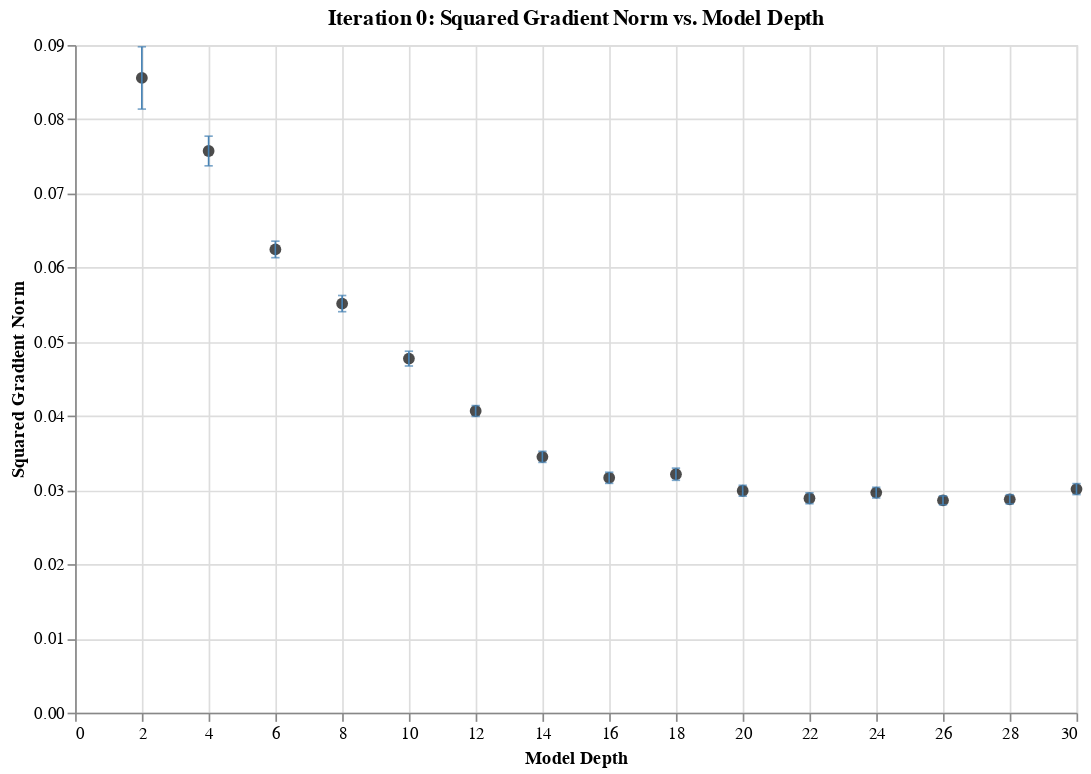
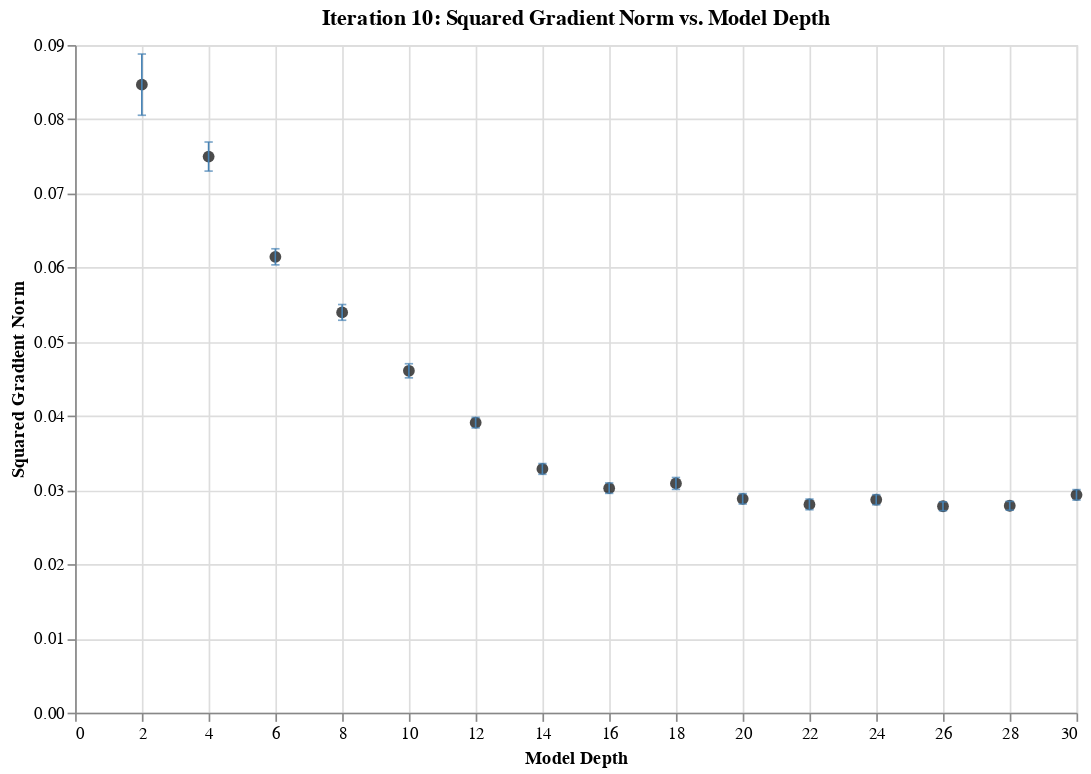
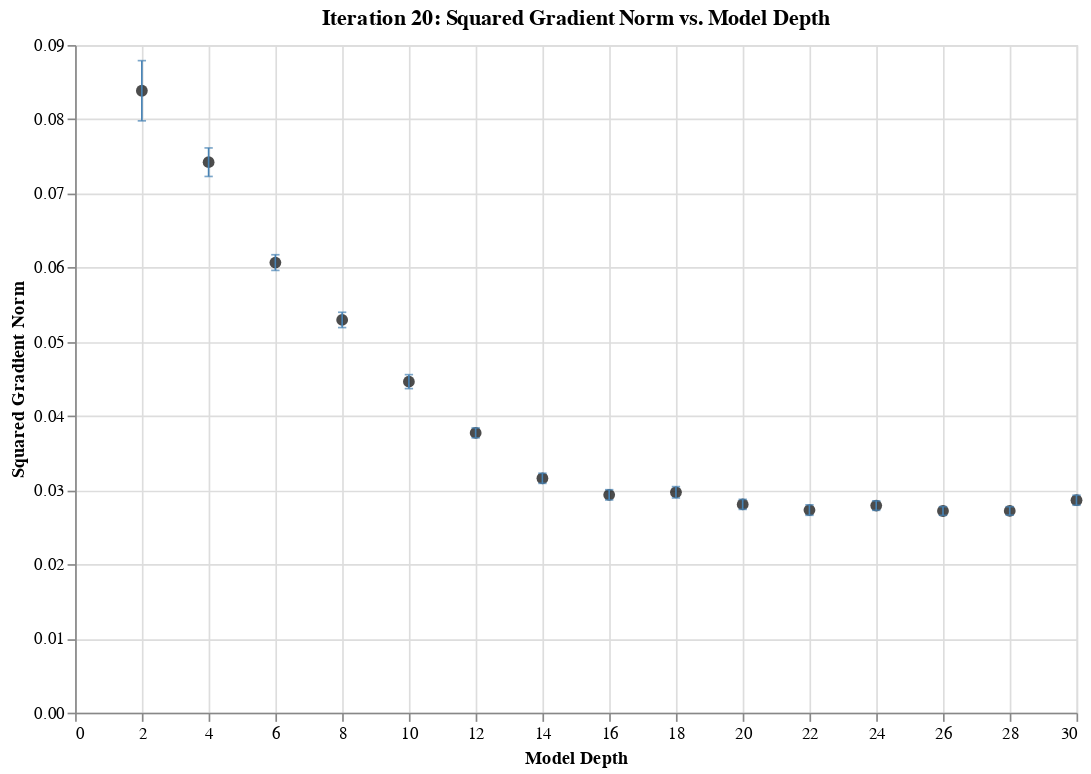
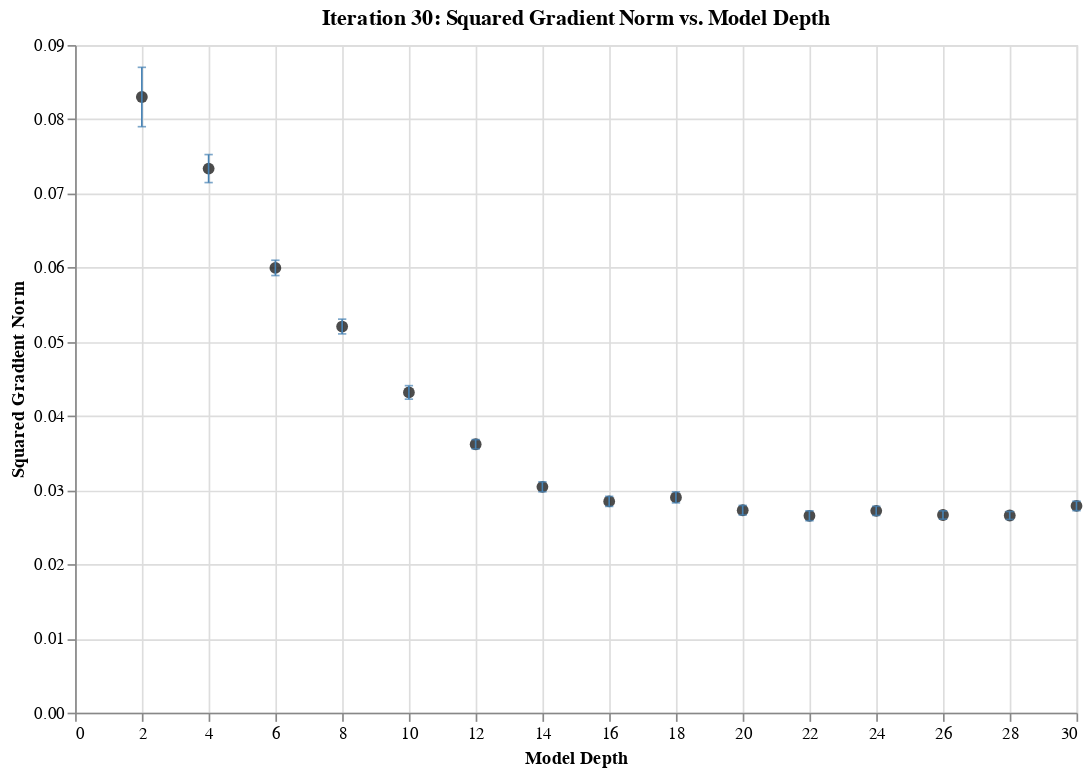

The notebook cell saved with these charts, in order:
### Code cell
plot(iterations_to_plot=range(0, 100, 10),
     metric_to_plot='grad_norm_squared',
     metric_label='Squared Gradient Norm')

### Figure 1 — Vega-Lite specification as saved in the notebook (floating-point values rounded to 4 significant figures)
{"config": {"view": {"continuousWidth": 300, "continuousHeight": 300}}, "layer": [{"mark": {"type": "point", "color": "black", "filled": true, "size": 50}, "encoding": {"x": {"field": "depth", "title": "Model Depth", "type": "quantitative"}, "y": {"field": "grad_norm_squared", "type": "quantitative"}}, "title": "Iteration 0: Squared Gradient Norm vs. Model Depth"}, {"mark": {"type": "errorbar", "ticks": true}, "encoding": {"color": {"value": "#4682b4"}, "x": {"field": "depth", "type": "quantitative"}, "y": {"field": "min", "title": "Squared Gradient Norm", "type": "quantitative"}, "y2": {"field": "max"}}, "title": "Iteration 0: Squared Gradient Norm vs. Model Depth"}], "data": {"name": "data-9b976e44c38a4400bbdc4f029c7d661e"}, "height": 400, "width": 600, "$schema": "https://vega.github.io/schema/vega-lite/v5.15.1.json", "datasets": {"data-9b976e44c38a4400bbdc4f029c7d661e": [{"depth": 2, "grad_norm_squared": 0.08557, "min": 0.08137, "max": 0.08977}, {"depth": 4, "grad_norm_squared": 0.07572, "min": 0.07372, "max": 0.07772}, {"depth": 6, "grad_norm_squared": 0.06245, "min": 0.06134, "max": 0.06356}, {"depth": 8, "grad_norm_squared": 0.05515, "min": 0.05405, "max": 0.05624}, {"depth": 10, "grad_norm_squared": 0.04773, "min": 0.04674, "max": 0.04873}, {"depth": 12, "grad_norm_squared": 0.04067, "min": 0.03994, "max": 0.04139}, {"depth": 14, "grad_norm_squared": 0.03449, "min": 0.03374, "max": 0.03523}, {"depth": 16, "grad_norm_squared": 0.03166, "min": 0.03091, "max": 0.03241}, {"depth": 18, "grad_norm_squared": 0.03215, "min": 0.03133, "max": 0.03296}, {"depth": 20, "grad_norm_squared": 0.02992, "min": 0.02919, "max": 0.03065}, {"depth": 22, "grad_norm_squared": 0.0289, "min": 0.02817, "max": 0.02963}, {"depth": 24, "grad_norm_squared": 0.02966, "min": 0.02894, "max": 0.03038}, {"depth": 26, "grad_norm_squared": 0.02862, "min": 0.02802, "max": 0.02923}, {"depth": 28, "grad_norm_squared": 0.02876, "min": 0.02814, "max": 0.02938}, {"depth": 30, "grad_norm_squared": 0.03014, "min": 0.0294, "max": 0.03088}]}}

### Figure 2 — Vega-Lite specification as saved in the notebook (floating-point values rounded to 4 significant figures)
{"config": {"view": {"continuousWidth": 300, "continuousHeight": 300}}, "layer": [{"mark": {"type": "point", "color": "black", "filled": true, "size": 50}, "encoding": {"x": {"field": "depth", "title": "Model Depth", "type": "quantitative"}, "y": {"field": "grad_norm_squared", "type": "quantitative"}}, "title": "Iteration 10: Squared Gradient Norm vs. Model Depth"}, {"mark": {"type": "errorbar", "ticks": true}, "encoding": {"color": {"value": "#4682b4"}, "x": {"field": "depth", "type": "quantitative"}, "y": {"field": "min", "title": "Squared Gradient Norm", "type": "quantitative"}, "y2": {"field": "max"}}, "title": "Iteration 10: Squared Gradient Norm vs. Model Depth"}], "data": {"name": "data-2b7bf025e15144ab64d42cc7d35fae11"}, "height": 400, "width": 600, "$schema": "https://vega.github.io/schema/vega-lite/v5.15.1.json", "datasets": {"data-2b7bf025e15144ab64d42cc7d35fae11": [{"depth": 2, "grad_norm_squared": 0.08466, "min": 0.08054, "max": 0.08879}, {"depth": 4, "grad_norm_squared": 0.07497, "min": 0.07301, "max": 0.07693}, {"depth": 6, "grad_norm_squared": 0.06145, "min": 0.06037, "max": 0.06254}, {"depth": 8, "grad_norm_squared": 0.05396, "min": 0.0529, "max": 0.05502}, {"depth": 10, "grad_norm_squared": 0.04609, "min": 0.04514, "max": 0.04704}, {"depth": 12, "grad_norm_squared": 0.0391, "min": 0.03839, "max": 0.0398}, {"depth": 14, "grad_norm_squared": 0.03286, "min": 0.03213, "max": 0.03358}, {"depth": 16, "grad_norm_squared": 0.03027, "min": 0.02957, "max": 0.03096}, {"depth": 18, "grad_norm_squared": 0.0309, "min": 0.0301, "max": 0.0317}, {"depth": 20, "grad_norm_squared": 0.02883, "min": 0.02813, "max": 0.02953}, {"depth": 22, "grad_norm_squared": 0.02808, "min": 0.02736, "max": 0.02879}, {"depth": 24, "grad_norm_squared": 0.02871, "min": 0.02803, "max": 0.02939}, {"depth": 26, "grad_norm_squared": 0.02782, "min": 0.02723, "max": 0.02842}, {"depth": 28, "grad_norm_squared": 0.02789, "min": 0.0273, "max": 0.02848}, {"depth": 30, "grad_norm_squared": 0.02936, "min": 0.02866, "max": 0.03007}]}}

### Figure 3 — Vega-Lite specification as saved in the notebook (floating-point values rounded to 4 significant figures)
{"config": {"view": {"continuousWidth": 300, "continuousHeight": 300}}, "layer": [{"mark": {"type": "point", "color": "black", "filled": true, "size": 50}, "encoding": {"x": {"field": "depth", "title": "Model Depth", "type": "quantitative"}, "y": {"field": "grad_norm_squared", "type": "quantitative"}}, "title": "Iteration 20: Squared Gradient Norm vs. Model Depth"}, {"mark": {"type": "errorbar", "ticks": true}, "encoding": {"color": {"value": "#4682b4"}, "x": {"field": "depth", "type": "quantitative"}, "y": {"field": "min", "title": "Squared Gradient Norm", "type": "quantitative"}, "y2": {"field": "max"}}, "title": "Iteration 20: Squared Gradient Norm vs. Model Depth"}], "data": {"name": "data-882ab0aac83b164582d52ed94b369ba6"}, "height": 400, "width": 600, "$schema": "https://vega.github.io/schema/vega-lite/v5.15.1.json", "datasets": {"data-882ab0aac83b164582d52ed94b369ba6": [{"depth": 2, "grad_norm_squared": 0.08384, "min": 0.07978, "max": 0.0879}, {"depth": 4, "grad_norm_squared": 0.07421, "min": 0.07229, "max": 0.07613}, {"depth": 6, "grad_norm_squared": 0.06068, "min": 0.05962, "max": 0.06173}, {"depth": 8, "grad_norm_squared": 0.05295, "min": 0.05191, "max": 0.05398}, {"depth": 10, "grad_norm_squared": 0.04463, "min": 0.04368, "max": 0.04557}, {"depth": 12, "grad_norm_squared": 0.03772, "min": 0.03705, "max": 0.03839}, {"depth": 14, "grad_norm_squared": 0.0316, "min": 0.03091, "max": 0.03228}, {"depth": 16, "grad_norm_squared": 0.02937, "min": 0.02868, "max": 0.03006}, {"depth": 18, "grad_norm_squared": 0.02971, "min": 0.02894, "max": 0.03047}, {"depth": 20, "grad_norm_squared": 0.02808, "min": 0.0274, "max": 0.02875}, {"depth": 22, "grad_norm_squared": 0.02731, "min": 0.02661, "max": 0.02802}, {"depth": 24, "grad_norm_squared": 0.02792, "min": 0.02728, "max": 0.02855}, {"depth": 26, "grad_norm_squared": 0.02719, "min": 0.0266, "max": 0.02777}, {"depth": 28, "grad_norm_squared": 0.0272, "min": 0.02663, "max": 0.02776}, {"depth": 30, "grad_norm_squared": 0.02864, "min": 0.02796, "max": 0.02932}]}}

### Figure 4 — Vega-Lite specification as saved in the notebook (floating-point values rounded to 4 significant figures)
{"config": {"view": {"continuousWidth": 300, "continuousHeight": 300}}, "layer": [{"mark": {"type": "point", "color": "black", "filled": true, "size": 50}, "encoding": {"x": {"field": "depth", "title": "Model Depth", "type": "quantitative"}, "y": {"field": "grad_norm_squared", "type": "quantitative"}}, "title": "Iteration 30: Squared Gradient Norm vs. Model Depth"}, {"mark": {"type": "errorbar", "ticks": true}, "encoding": {"color": {"value": "#4682b4"}, "x": {"field": "depth", "type": "quantitative"}, "y": {"field": "min", "title": "Squared Gradient Norm", "type": "quantitative"}, "y2": {"field": "max"}}, "title": "Iteration 30: Squared Gradient Norm vs. Model Depth"}], "data": {"name": "data-29073c01093639563d8c8528d0219668"}, "height": 400, "width": 600, "$schema": "https://vega.github.io/schema/vega-lite/v5.15.1.json", "datasets": {"data-29073c01093639563d8c8528d0219668": [{"depth": 2, "grad_norm_squared": 0.083, "min": 0.079, "max": 0.087}, {"depth": 4, "grad_norm_squared": 0.07335, "min": 0.07146, "max": 0.07524}, {"depth": 6, "grad_norm_squared": 0.05996, "min": 0.05893, "max": 0.06099}, {"depth": 8, "grad_norm_squared": 0.05206, "min": 0.05106, "max": 0.05305}, {"depth": 10, "grad_norm_squared": 0.04317, "min": 0.04226, "max": 0.04408}, {"depth": 12, "grad_norm_squared": 0.03618, "min": 0.03556, "max": 0.03681}, {"depth": 14, "grad_norm_squared": 0.03045, "min": 0.02977, "max": 0.03112}, {"depth": 16, "grad_norm_squared": 0.02848, "min": 0.02781, "max": 0.02916}, {"depth": 18, "grad_norm_squared": 0.02902, "min": 0.02828, "max": 0.02976}, {"depth": 20, "grad_norm_squared": 0.02729, "min": 0.02665, "max": 0.02793}, {"depth": 22, "grad_norm_squared": 0.02654, "min": 0.02588, "max": 0.02721}, {"depth": 24, "grad_norm_squared": 0.02721, "min": 0.02659, "max": 0.02782}, {"depth": 26, "grad_norm_squared": 0.02665, "min": 0.02609, "max": 0.02721}, {"depth": 28, "grad_norm_squared": 0.02658, "min": 0.02605, "max": 0.02712}, {"depth": 30, "grad_norm_squared": 0.02787, "min": 0.02723, "max": 0.02851}]}}
